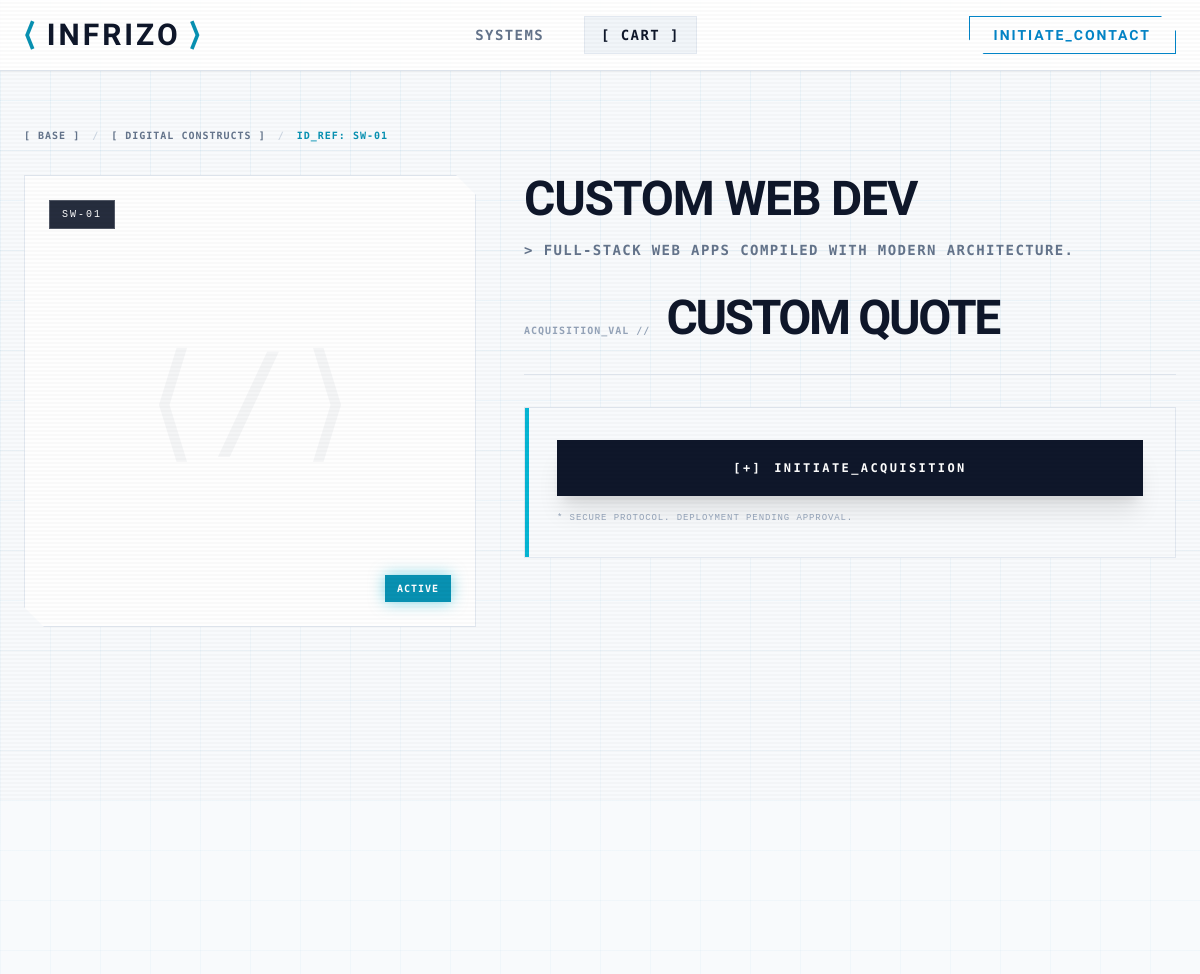
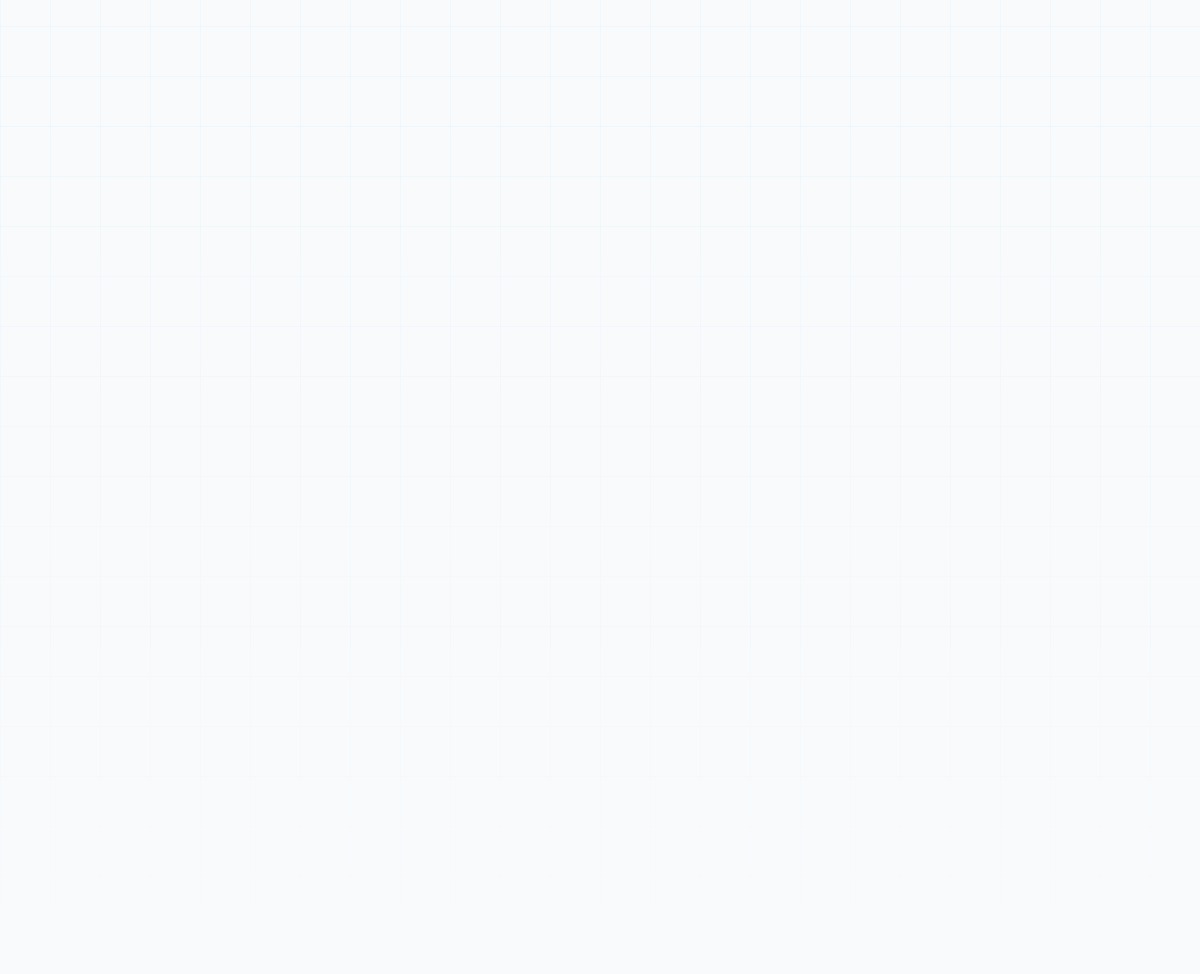
Page /product.php?slug=custom-web-dev on the committed database (2 pictures, top to bottom).
### tables this page shows
CREATE TABLE `products` (
  `id` int NOT NULL AUTO_INCREMENT,
  `category_id` int NOT NULL,
  `sku` varchar(50) NOT NULL,
  `name` varchar(100) NOT NULL,
  `slug` varchar(100) NOT NULL,
  `short_description` varchar(255) DEFAULT NULL,
  `list_description` json DEFAULT NULL,
  `full_description` text,
  `price_numeric` decimal(10,2) DEFAULT '0.00',
  `price_display` varchar(50) DEFAULT NULL,
  `icon` varchar(50) DEFAULT NULL,
  `image` varchar(255) DEFAULT NULL,
  `meta_title` varchar(150) DEFAULT NULL,
  `meta_description` text,
  `status` enum('Active','Maintenance','In Stock','Low Stock','Out of Stock','Hidden') DEFAULT 'Active',
  `created_at` timestamp NULL DEFAULT CURRENT_TIMESTAMP,
  `updated_at` timestamp NULL DEFAULT CURRENT_TIMESTAMP ON UPDATE CURRENT_TIMESTAMP,
  PRIMARY KEY (`id`),
  UNIQUE KEY `sku` (`sku`),
  UNIQUE KEY `slug` (`slug`),
  KEY `fk_product_category` (`category_id`),
  CONSTRAINT `fk_product_category`
    FOREIGN KEY (`category_id`) REFERENCES `categories` (`id`) ON DELETE CASCADE
);

CREATE TABLE `categories` (
  `id` int NOT NULL AUTO_INCREMENT,
  `name` varchar(100) NOT NULL,
  `slug` varchar(100) NOT NULL,
  `description` text,
  `status` enum('Active','Hidden') DEFAULT 'Active',
  `created_at` timestamp NULL DEFAULT CURRENT_TIMESTAMP,
  `updated_at` timestamp NULL DEFAULT CURRENT_TIMESTAMP ON UPDATE CURRENT_TIMESTAMP,
  PRIMARY KEY (`id`),
  UNIQUE KEY `slug` (`slug`)
);

### product.php (the view, shortened to what this page needs)
<?php
require_once 'includes/header.php';
$slug = $_GET['slug'] ?? '';
$stmt = $pdo->prepare("
    SELECT p.*, c.name as category_name, c.slug as category_slug
    FROM products p
    JOIN categories c ON p.category_id = c.id
    WHERE p.slug = ? AND p.status != 'Hidden'
");
$stmt->execute([$slug]);
$product = $stmt->fetch();
?>
<main class="pt-32 pb-20 px-6 max-w-7xl mx-auto min-h-screen relative z-10">
    <div class="mb-8 flex items-center gap-3 text-[10px] font-bold tracking-widest uppercase text-slate-500">
        <a href="index.php" class="hover:text-cyan-600 transition-colors">[ BASE ]</a>
        <span class="text-slate-300">/</span>
        <a href="category.php?slug=<?= htmlspecialchars($product['category_slug']) ?>" class="hover:text-cyan-600 transition-colors">[ <?= htmlspecialchars($product['category_name']) ?> ]</a>
        <span class="text-slate-300">/</span>
        <span class="text-cyan-600">ID_REF: <?= htmlspecialchars($product['sku']) ?></span>
    </div>
    <div class="grid lg:grid-cols-12 gap-12 items-start">
        <div class="lg:col-span-5 sticky top-32">
            <div class="sci-fi-card group bg-white border border-slate-200 aspect-square flex items-center justify-center overflow-hidden relative shadow-2xl shadow-slate-200/50">
                <?php if(!empty($product['image'])): ?>
                    <img src="uploads/<?= htmlspecialchars($product['image']) ?>" alt="<?= htmlspecialchars($product['name']) ?>" class="w-full h-full object-cover transition-transform duration-1000 hover:scale-110">
                <?php else: ?>
                    <div class="w-full h-full flex items-center justify-center text-9xl opacity-5 bg-slate-50">
                    </div>
                <?php endif; ?>
                <div class="absolute top-6 left-6 bg-slate-900/90 backdrop-blur-md text-[10px] text-white px-3 py-1.5 tracking-[0.2em] font-mono border border-white/20">
                    <?= htmlspecialchars($product['sku']) ?>
                </div>
                <div class="absolute bottom-6 right-6 bg-cyan-600 text-white text-[10px] px-3 py-1.5 font-bold tracking-widest uppercase animate-pulse shadow-[0_0_15px_rgba(6,182,212,0.5)]">
                    <?= htmlspecialchars($product['status']) ?>
                </div>
            </div>
        </div>
        <div class="lg:col-span-7 flex flex-col">
            <div class="border-b border-slate-200 pb-8 mb-8">
                <h1 class="text-4xl md:text-5xl font-robot font-bold text-slate-900 uppercase mb-4 tracking-tight leading-none">
                    <?= htmlspecialchars($product['name']) ?>
                </h1>
                <p class="text-sm text-slate-500 font-bold uppercase tracking-widest leading-relaxed">
                    &gt; <?= htmlspecialchars($product['short_description']) ?>
                </p>
                <div class="mt-8 flex items-end gap-4">
                    <span class="text-[10px] text-slate-400 font-bold tracking-widest uppercase mb-1">Acquisition_Val //</span>
                    <span class="text-5xl font-robot font-bold text-slate-900 tracking-tighter"><?= htmlspecialchars($product['price_display']) ?></span>
                </div>
            </div>
            <div class="bg-slate-50 border border-slate-200 p-8 mb-10 relative overflow-hidden">
                <div class="absolute top-0 left-0 w-1 h-full bg-cyan-500"></div>
                <form method="POST" action="cart_action.php" class="flex flex-col sm:flex-row gap-4 items-end">
                    <button type="submit" name="add_to_cart" class="w-full sm:w-auto flex-1 bg-slate-900 text-white text-xs font-bold tracking-[0.2em] uppercase py-5 px-8 hover:bg-cyan-600 transition-all shadow-xl hover:shadow-cyan-500/20 active:scale-95 flex items-center justify-center gap-3">
                        <span>[+]</span> INITIATE_ACQUISITION
                    </button>
                </form>
                <div class="mt-4 text-[9px] text-slate-400 font-mono tracking-widest uppercase text-center sm:text-left">
                    * Secure protocol. Deployment pending approval.
                </div>
            </div>
        </div>
    </div>
</main>
<?php require_once 'includes/footer.php'; ?>

### assets/css/style.css (style rules this page uses)
:root { --bg-deep: #f8fafc; --neon-cyan: #0284c7; --neon-purple: #7c3aed; --neon-red: #e11d48; --panel-bg: rgba(255, 255, 255, 0.85); --hud-border: rgba(2, 132, 199, 0.3); --text-main: #0f172a; --text-muted: #475569; }
body { font-family: 'Share Tech Mono', monospace; background-color: var(--bg-deep); color: var(--text-muted); overflow-x: hidden; }
h1, h2, h3, .font-robot { font-family: 'Rajdhani', sans-serif; text-transform: uppercase; color: var(--text-main); }
.sci-fi-card { background: var(--panel-bg); border: 1px solid var(--hud-border); clip-path: polygon(0 0, calc(100% - 20px) 0, 100% 20px, 100% 100%, 20px 100%, 0 calc(100% - 20px)); position: relative; transition: all 0.3s cubic-bezier(0.4, 0, 0.2, 1); backdrop-filter: blur(10px); box-shadow: 0 4px 6px -1px rgba(0, 0, 0, 0.05); }
.sci-fi-card::before { content: ''; position: absolute; top: 0; left: 0; width: 10px; height: 10px; border-top: 2px solid var(--neon-cyan); border-left: 2px solid var(--neon-cyan); opacity: 0; transition: opacity 0.3s; }

### rows in the picture
products: category.name "DIGITAL CONSTRUCTS", sku "SW-01", status "ACTIVE", name "CUSTOM WEB DEV", short_description "FULL-STACK WEB APPS COMPILED WITH MODERN ARCHITECTURE.", price_display "CUSTOM QUOTE"

### other values in the picture
$site_name "INFRIZO"
